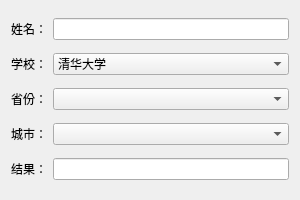
<?xml version="1.0" encoding="UTF-8"?>
<ui version="4.0">
 <class>QComboBoxDemo</class>
 <widget class="QWidget" name="QComboBoxDemo">
  <property name="geometry">
   <rect>
    <x>0</x>
    <y>0</y>
    <width>300</width>
    <height>200</height>
   </rect>
  </property>
  <property name="windowTitle">
   <string>QComboBoxDemo</string>
  </property>
  <layout class="QVBoxLayout" name="verticalLayout">
   <item>
    <layout class="QHBoxLayout" name="horizontalLayout">
     <item>
      <widget class="QLabel" name="label_1">
       <property name="text">
        <string>姓名：</string>
       </property>
      </widget>
     </item>
     <item>
      <widget class="QLineEdit" name="le_Name"/>
     </item>
    </layout>
   </item>
   <item>
    <layout class="QHBoxLayout" name="horizontalLayout_2">
     <item>
      <widget class="QLabel" name="label_2">
       <property name="text">
        <string>学校：</string>
       </property>
      </widget>
     </item>
     <item>
      <widget class="QComboBox" name="cbbox_School">
       <property name="sizePolicy">
        <sizepolicy hsizetype="Expanding" vsizetype="Fixed">
         <horstretch>0</horstretch>
         <verstretch>0</verstretch>
        </sizepolicy>
       </property>
       <item>
        <property name="text">
         <string>清华大学</string>
        </property>
       </item>
       <item>
        <property name="text">
         <string>北京大学</string>
        </property>
       </item>
       <item>
        <property name="text">
         <string>浙江大学</string>
        </property>
       </item>
       <item>
        <property name="text">
         <string>复旦大学</string>
        </property>
       </item>
       <item>
        <property name="text">
         <string>上海交通大学</string>
        </property>
       </item>
       <item>
        <property name="text">
         <string>南京大学</string>
        </property>
       </item>
       <item>
        <property name="text">
         <string>西安交通大学</string>
        </property>
       </item>
       <item>
        <property name="text">
         <string>中国科学技术大学</string>
        </property>
       </item>
       <item>
        <property name="text">
         <string>哈尔滨工业大学</string>
        </property>
       </item>
      </widget>
     </item>
    </layout>
   </item>
   <item>
    <layout class="QHBoxLayout" name="horizontalLayout_3">
     <item>
      <widget class="QLabel" name="label_3">
       <property name="text">
        <string>省份：</string>
       </property>
      </widget>
     </item>
     <item>
      <widget class="QComboBox" name="cbbox_Province">
       <property name="sizePolicy">
        <sizepolicy hsizetype="Expanding" vsizetype="Fixed">
         <horstretch>0</horstretch>
         <verstretch>0</verstretch>
        </sizepolicy>
       </property>
      </widget>
     </item>
    </layout>
   </item>
   <item>
    <layout class="QHBoxLayout" name="horizontalLayout_4">
     <item>
      <widget class="QLabel" name="label_4">
       <property name="text">
        <string>城市：</string>
       </property>
      </widget>
     </item>
     <item>
      <widget class="QComboBox" name="cbbox_City">
       <property name="sizePolicy">
        <sizepolicy hsizetype="Expanding" vsizetype="Fixed">
         <horstretch>0</horstretch>
         <verstretch>0</verstretch>
        </sizepolicy>
       </property>
      </widget>
     </item>
    </layout>
   </item>
   <item>
    <layout class="QHBoxLayout" name="horizontalLayout_5">
     <item>
      <widget class="QLabel" name="label_5">
       <property name="text">
        <string>结果：</string>
       </property>
      </widget>
     </item>
     <item>
      <widget class="QLineEdit" name="le_Result">
       <property name="readOnly">
        <bool>true</bool>
       </property>
      </widget>
     </item>
    </layout>
   </item>
  </layout>
 </widget>
 <resources/>
 <connections/>
</ui>
